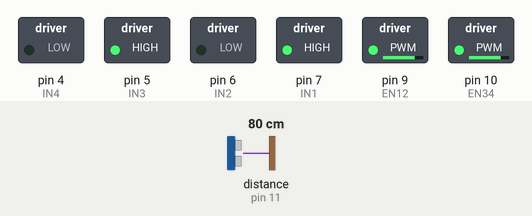
Recording of a sketch running on a simulated Arduino Uno, built with avr-gcc and run on an emulated ATmega328P. On the bench: switched loads named in the sketch (green lamp = pin HIGH). Wiring (inferred from the names in the program): ultrasonic range finder: trigger pin 12; echo pin 11. Dashed ring = blinking. The inputs (shaded band) are chosen by the test bench; at power-on: distance to the obstacle (sensor on pin 11) 80 cm. The echo pulse lasts 58.3 µs per cm; pins used as bus, display or sensor lines are not drawn.

Above: at 1.2 s.
1.3 s: distance to the obstacle (sensor on pin 11) set to 23 cm
2.8 s: distance to the obstacle (sensor on pin 11) set to 17 cm
At 3.5 s:
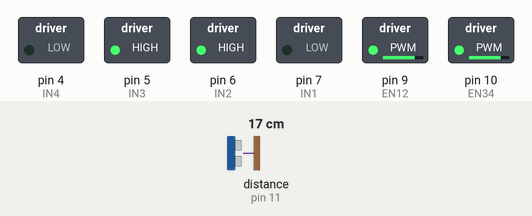
5.8 s: distance to the obstacle (sensor on pin 11) set to 35 cm
At 6.8 s:
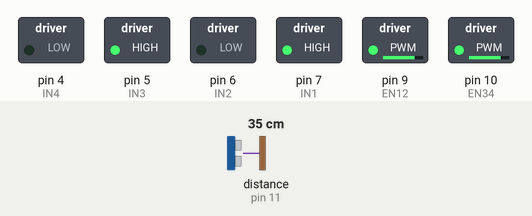
7.5 s: distance to the obstacle (sensor on pin 11) set to 2 cm
At 7.65 s:
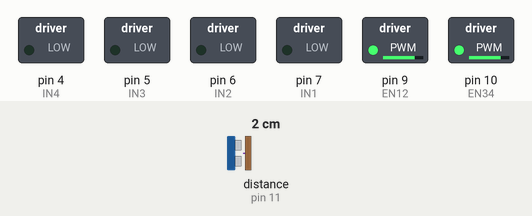
Timing chart, 0 to 11.5 s (numbered marks = the images above; inputs shaded):
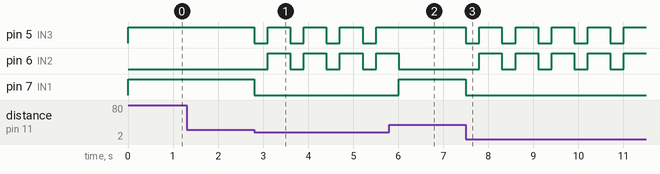

Measured:
- the behaviour switches between 21 and 20 cm on distance to the obstacle (sensor on pin 11) (found by bisection; images 0 and 1)
- after the input at 1.3 s, every drawn part: stays the same
- after the input at 2.8 s, pin 5 (IN3): alternates HIGH for 0.50 s and LOW for 0.30 s, starting at once; pin 6 (IN2): alternates HIGH for 0.50 s and LOW for 0.30 s, starting after 0.30 s; pin 7 (IN1): HIGH → LOW at once
- after the input at 5.8 s, pin 5 (IN3): stops changing and stays HIGH; pin 6 (IN2): goes on until 6.0 s, then stays LOW; pin 7 (IN1): LOW → HIGH after 0.21 s
- after the input at 7.5 s, pin 5 (IN3): alternates HIGH for 0.50 s and LOW for 0.30 s, starting at once; pin 6 (IN2): alternates HIGH for 0.50 s and LOW for 0.30 s, starting after 0.30 s; pin 7 (IN1): HIGH → LOW at once

The sketch:

codigo.ino
```cpp
// ■■ Pinos do CI L293D ■■■■■■■■■■■■■■■■■■■■■■■■■■■■■■■■■■■■■■■
#define EN12 9 // Enable Motor A (PWM)
#define IN1 7 // Direção Motor A – entrada 1
#define IN2 6 // Direção Motor A – entrada 2
#define EN34 10 // Enable Motor B (PWM)
#define IN3 5 // Direção Motor B – entrada 1
#define IN4 4 // Direção Motor B – entrada 2
// ■■ Pinos do Sensor Ultrassônico ■■■■■■■■■■■■■■■■■■■■■■■■■■■■
#define TRIG 12
#define ECHO 11
#define DIST_MIN 20 // distância mínima em cm
void setup() {
pinMode(EN12, OUTPUT); pinMode(EN34, OUTPUT);
pinMode(IN1, OUTPUT); pinMode(IN2, OUTPUT);
pinMode(IN3, OUTPUT); pinMode(IN4, OUTPUT);
pinMode(TRIG, OUTPUT); pinMode(ECHO, INPUT);
analogWrite(EN12, 200); // velocidade Motor A
analogWrite(EN34, 200); // velocidade Motor B
}
void moverFrente() {
digitalWrite(IN1, HIGH); digitalWrite(IN2, LOW); // Motor A frente
digitalWrite(IN3, HIGH); digitalWrite(IN4, LOW); // Motor B frente
}
void parar() {
digitalWrite(IN1, LOW); digitalWrite(IN2, LOW);
digitalWrite(IN3, LOW); digitalWrite(IN4, LOW);
}
void virarDireita() {
digitalWrite(IN1, LOW); digitalWrite(IN2, HIGH); // Motor A ré
digitalWrite(IN3, HIGH); digitalWrite(IN4, LOW); // Motor B frente
delay(500);
}
long medirDistancia() {
digitalWrite(TRIG, LOW); delayMicroseconds(2);
digitalWrite(TRIG, HIGH); delayMicroseconds(10); digitalWrite(TRIG, LOW);
long duracao = pulseIn(ECHO, HIGH);
if (duracao == 0) return 999; // guarda: sem retorno = longe
return duracao * 0.034 / 2;
}
void loop() {
long dist = medirDistancia();
if (dist < DIST_MIN) {
parar();
delay(300);
virarDireita();
} else {
moverFrente();
}
}
```
